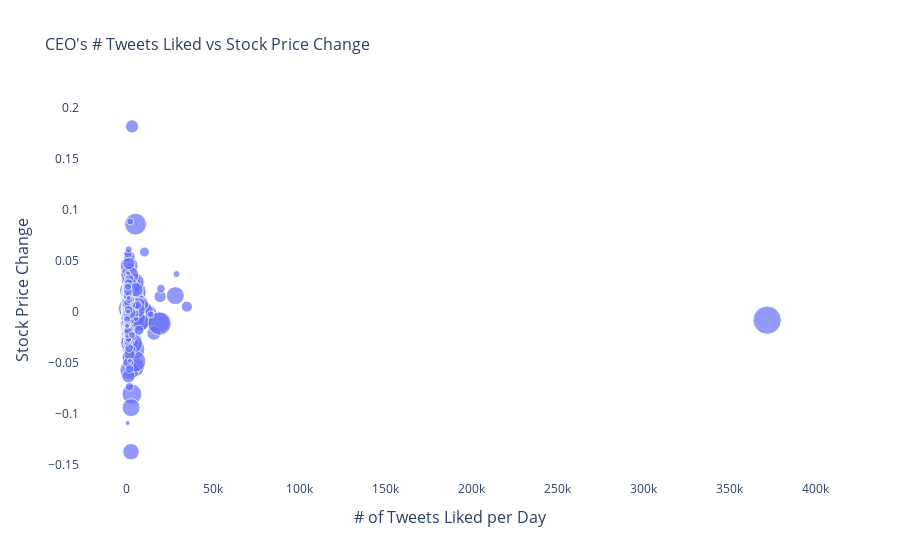

The notebook cell this image was saved under:
### Code cell
fig = go.Figure()
_ = fig.add_trace(go.Scatter(
    x= df_stock_tweets['Agg_favorite'],
    y= df_stock_tweets['Return'],
    mode="markers",
    marker={"size": df_stock_tweets['Agg_count'], "sizemode": "area",
                                    "sizeref": 2*max(df_stock_tweets['Agg_count']/1000)},
    hovertemplate= "Number of Tweets Liked per Day: %{x:.1f}<br>" +
    "Stock Price Change: %{y:.1f}<br>" +
    "Number of Tweets: %{marker.size:,}" +
    "<extra></extra>"
))
fig.update_layout(
    plot_bgcolor="white",
    yaxis={"title": {"text": "Stock Price Change", "font": {"size": 16}}},
    xaxis={"title": {"text": "# of Tweets Liked per Day", "font": {"size": 16}}},
    # hovermode="x",
    title={'text': "CEO's # Tweets Liked vs Stock Price Change", "font": {"size": 16}}
)
fig.show()

### Figure 1 — Plotly figure (JSON) as saved in the notebook; plotly's stock layout.template omitted (floating-point values rounded to 4 significant figures; data arrays with more than 128 entries replaced by an {"elided": "..."} marker saying what was removed)
{"data": [{"hovertemplate": "Number of Tweets Liked per Day: %{x:.1f}<br>Stock Price Change: %{y:.1f}<br>Number of Tweets: %{marker.size:,}<extra></extra>", "marker": {"size": {"elided": "930 int values"}, "sizemode": "area", "sizeref": 0.08}, "mode": "markers", "type": "scatter", "x": {"elided": "930 int values"}, "y": {"elided": "930 float values"}}], "layout": {"autosize": true, "plot_bgcolor": "white", "title": {"font": {"size": 16}, "text": "CEO's # Tweets Liked vs Stock Price Change"}, "xaxis": {"autorange": true, "range": [-27740.0, 403100.0], "title": {"font": {"size": 16}, "text": "# of Tweets Liked per Day"}, "type": "linear"}, "yaxis": {"autorange": true, "range": [-0.1772, 0.218], "title": {"font": {"size": 16}, "text": "Stock Price Change"}, "type": "linear"}}}
